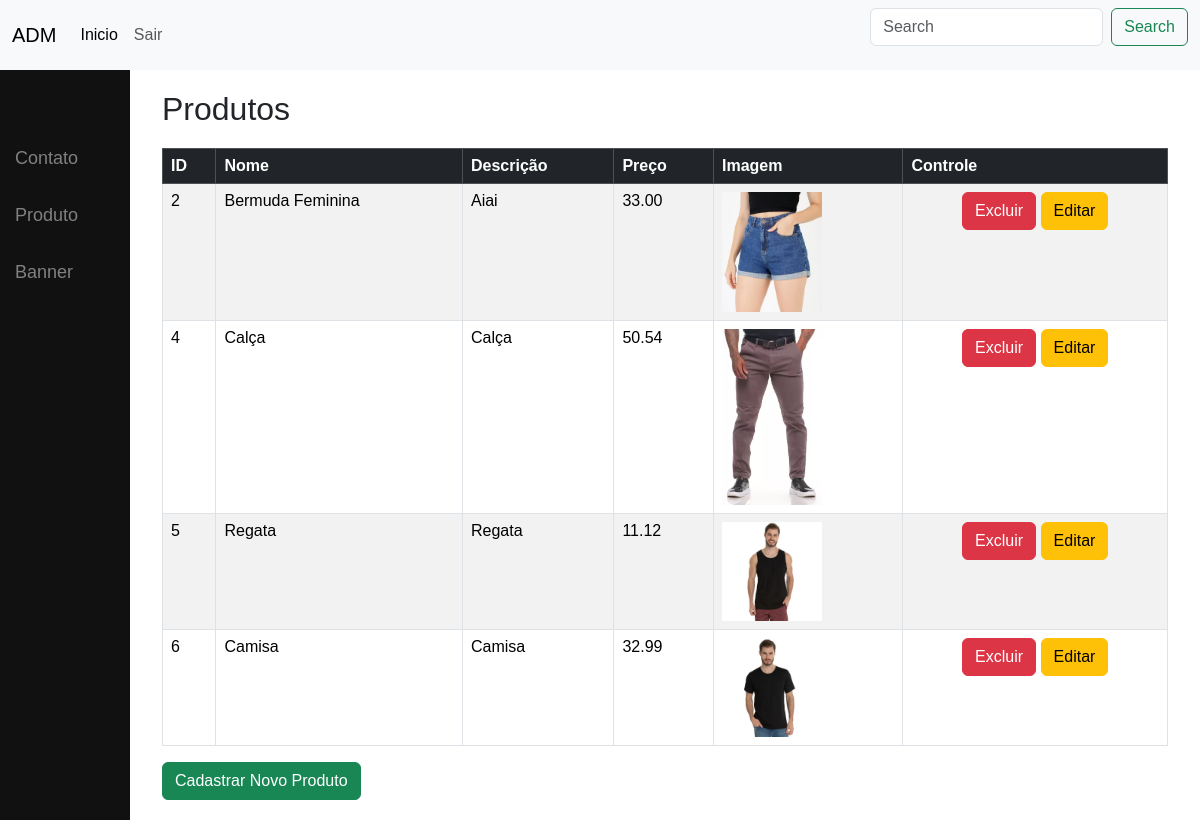
Screenshot of /adm.php?page=produto (signed in) with the database file from the repository.
### tables this page shows
CREATE TABLE `produto` (
  `id` int(11) NOT NULL AUTO_INCREMENT,
  `nome` varchar(255) NOT NULL,
  `descricao` text DEFAULT NULL,
  `preco` decimal(10,2) NOT NULL,
  `imagem` varchar(255) DEFAULT NULL,
  PRIMARY KEY (`id`)
);

### func/func.php (called while the page is built, shortened)
<?php
function listarTabela($campos, $tabela, $campoOrdem)
{
    $conn = conectar();
    try {
        $conn->beginTransaction();
        $sqlLista = $conn->prepare("SELECT $campos FROM $tabela ORDER BY $campoOrdem ");
        $sqlLista->execute();
        $conn->commit();
        if ($sqlLista->rowCount() > 0) {
            return $sqlLista->fetchAll(PDO::FETCH_OBJ);
        } else {
            return 'Vazio';
        }
    } catch (PDOException $e) {
        echo 'Exception -> ';
        return ($e->getMessage());
        $conn->rollback();
    }
}

### produto.php (the view, shortened to what this page needs)
<?php
include_once "./func/func.php";
$products = listarTabela("id, nome, descricao, preco, imagem", 'produto', 'id');
?>
<div class="container">
    <h2>Produtos</h2>
    <div class="table-responsive">
        <table class="table table-bordered table-striped table-hover">
            <thead class="table-dark">
                <tr>
                    <th>ID</th>
                    <th>Nome</th>
                    <th>Descrição</th>
                    <th>Preço</th>
                    <th>Imagem</th>
                    <th>Controle</th>
                </tr>
            </thead>
            <tbody>
                <?php if (is_array($products) || is_object($products)) {
                    if (!empty($products)) {
                        foreach ($products as $product) { ?>
                            <tr>
                                <td><?php echo $product->id; ?></td>
                                <td><?php echo $product->nome; ?></td>
                                <td><?php echo $product->descricao; ?></td>
                                <td><?php echo $product->preco; ?></td>
                                <td><img src="./img/<?php echo $product->imagem; ?>" alt="<?php echo $product->nome; ?>"
                                        style="width: 100px;"></td>
                                <td class="text-center">
                                    <form action="./api/excluirProduto.php" method="post" style="display:inline-block;">
                                        <button class="btn btn-danger" type="submit" name="excluir">Excluir</button>
                                    </form>
                                    <button class="btn btn-warning btn-edit"
                                        onclick="editarProduto(<?php echo $product->id; ?>, '<?php echo $product->nome; ?>', '<?php echo $product->descricao; ?>', <?php echo $product->preco; ?>)"
                                        data-bs-toggle="modal" data-bs-target="#modalEdicao">Editar</button>
                                </td>
                            </tr>
                        <?php }
                    } else { ?>
                        <tr>
                            <td colspan="6" class="text-center">Nenhum produto encontrado</td>
                        </tr>
                    <?php }
                } else { ?>
                    <tr>
                        <td colspan="6" class="text-center">Nenhum produto encontrado</td>
                    </tr>
                <?php } ?>
            </tbody>
        </table>
    </div>
    <a href="#" class="btn btn-success" data-bs-toggle="modal" data-bs-target="#modalCadastro">Cadastrar Novo
        Produto</a>
</div>

### adm.php (style rules this page uses)
body { font-family: 'Arial', sans-serif; margin: 0; padding: 0; }
.table-responsive { margin-top: 20px; }

### rows the page displays
produto: id "2", nome "Bermuda Feminina", descricao "Aiai", preco "33.00", imagem (picture)
produto: id "4", nome "Calça", descricao "Calça", preco "50.54", imagem (picture)
produto: id "5", nome "Regata", descricao "Regata", preco "11.12", imagem (picture)
produto: id "6", nome "Camisa", descricao "Camisa", preco "32.99", imagem (picture)
